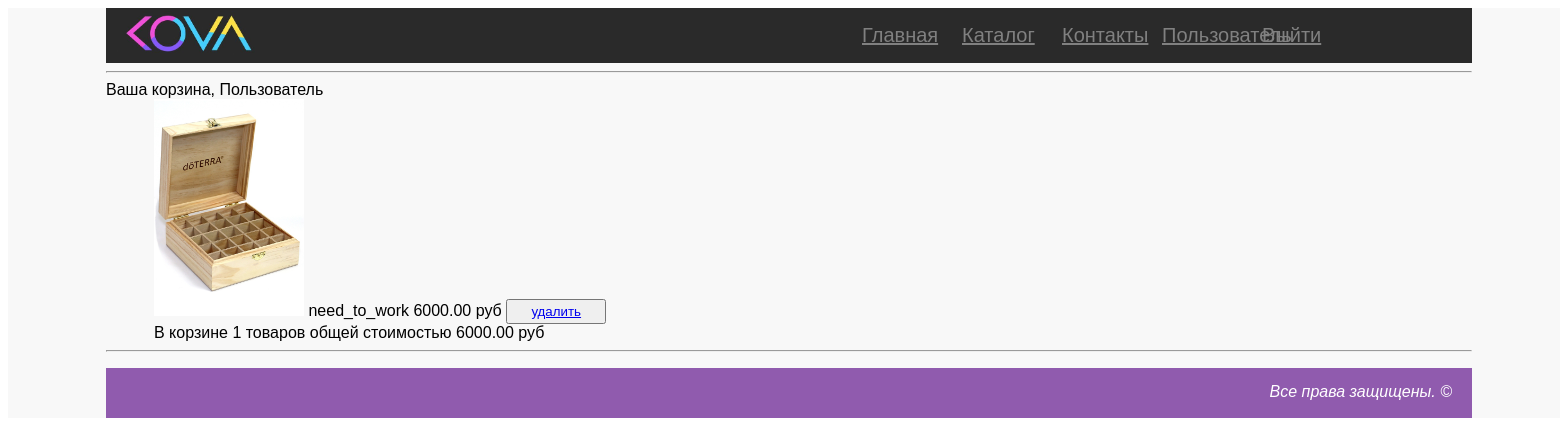
Page /basket (signed in) on the committed database.
### authapp/models.py (models this page shows)
class ShopUser(AbstractUser):
    avatar = models.ImageField(upload_to='users_avatars', blank=True)
    age = models.PositiveIntegerField(verbose_name = 'возраст')

### basketapp/models.py (models this page shows, shortened)
class Basket(models.Model):
    user = models.ForeignKey(settings.AUTH_USER_MODEL, on_delete=models.CASCADE)
    product = models.ForeignKey(Product, on_delete=models.CASCADE)
    quantity = models.PositiveIntegerField(verbose_name='Количество', default=0)
    add_datetime = models.DateTimeField(verbose_name='Время', auto_now_add=True)
    def _get_total_quantity(self):
        _items = Basket.objects.filter(user=self.user)
        _totalquantity = sum(list(map(lambda x: x.quantity, _items)))
        return _totalquantity
    total_quantity = property(_get_total_quantity)
    def _get_total_cost(self):
        _items = Basket.objects.filter(user=self.user)
        _totalcost = sum(list(map(lambda x: x.product.cost, _items)))
        return _totalcost
    total_cost = property(_get_total_cost)

### mainapp/models.py (models this page shows, shortened)
class Product(models.Model):
    PUBLICATED = 'PUB'
    PRIVATE = 'PRV'
    PUBLICATED_CHOICES = (
        (PUBLICATED, 'Publicated'),
        (PRIVATE, 'Private'),
    )
    category = models.ForeignKey(ProductCategory, on_delete=models.CASCADE)
    title = models.CharField(max_length=150)
    image = models.ImageField(blank=True, null=True)
    cost = models.DecimalField(max_digits=7, decimal_places=2)
    short_desc = models.CharField(verbose_name='краткое описание', max_length=200, blank=True)
    description = models.TextField(verbose_name='подбробное описание', blank=True)
    publicated = models.CharField(
        max_length=3,
        choices=PUBLICATED_CHOICES,
        default=PUBLICATED
    )
    created = models.DateTimeField(auto_now_add=True)
    modifield = models.DateTimeField(auto_now=True)

class ProductCategory(models.Model):
    name = models.CharField(verbose_name='имя', max_length=64, unique=True)
    description = models.TextField(verbose_name='описание', blank=True)

### basketapp/views.py (the view)
# urls.py: re_path(r'^basket', include('basketapp.urls', namespace='basket')),
def basket(request):
    title = 'Корзина'
    basket_items = Basket.objects.filter(user=request.user).order_by('product__category')
    content = {
        'title': title,
        'basket_items': basket_items,
    }
    return render(request, 'basketapp/basket.html', content)

### basketapp/templates/basketapp/basket.html (shortened to what this page needs)
{% extends 'basketapp/base.html' %}
{% load static %}
{% block page_content %}
    <div class="basket_list">
        {% for item in basket_items %}
            <div class="basket_record">
                <img src="/media/{{ item.product.image }}" alt="{{ item.product.short_desc }}" width="150">
                <span class="category_name">{{ item.product.category.name }} </span>
                <span class="product_cost">{{ item.product.cost }}&nbspруб </span>
                <button class="btn btn-round">
                    <a href="{% url 'basket:remove' item.pk %}" class="">
                        удалить
                    </a>
                </button>
            </div>
        {% endfor %}
        {% if basket_items %}
            <div class="basket_summary">
                В корзине {{ basket_items.0.total_quantity }} товаров общей стоимостью
                                {{ basket_items.0.total_cost }} руб
            </div>
        {% endif %}
    </div>
{% endblock %}

### mainapp/templates/includes/menu.html (shortened to what this page needs)
<ul class="menu">
    <li><a href="/">Главная</a></li>
    <li><a href="{% url 'catalog' %}">Каталог</a></li>
    <li><a href="{% url 'contacts' %}">Контакты</a></li>
    {% if user.is_authenticated %}
        <li>
            <a href="{% url 'auth:edit' %}">
                {{ user.first_name|default:'Пользователь' }}
            </a>
        </li>
    {% endif %}
        <li>
            {% if user.is_authenticated %}
                <a href="{% url 'auth:logout' %}">Выйти</a>
            {% else %}
                <a href="{% url 'auth:login' %}">Войти</a>
            {% endif %}
        </li>
    <li>
    </li>
</ul>

### mainapp/static/css/main.css (style rules this page uses)
.menu { list-style-type: none; display: flex; position: relative; right: 10px; }
.menu li { border: 1px #eaeaea; width: 100px; display: flex; }
.menu a { color: grey; font-size: 20px; }
button { width: 100px; height: 25px; }

### rows in the picture
ShopUser: first_name "Пользователь"
Basket: product.image (picture), product.category.name "need_to_work", product.cost "6000.00", user+quantity "1", user+product "6000.00"
